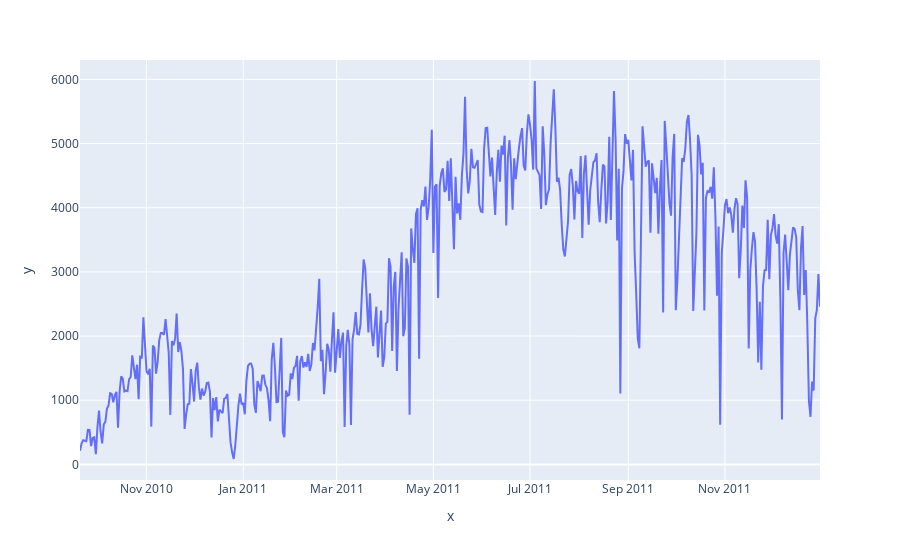

Notebook code cell kept with this figure:
### Code cell
group = df.groupby(by=df['Start date'].dt.date)[['End station number']].count()
group.rename(columns={'End station number': 'rentals'}, inplace=True)
px.line(x=group.index, y=group.rentals)

### Figure 1 — Plotly figure (JSON) as saved in the notebook; plotly's stock layout.template omitted (floating-point values rounded to 4 significant figures; data arrays with more than 128 entries replaced by an {"elided": "..."} marker saying what was removed)
{"data": [{"hovertemplate": "x=%{x}<br>y=%{y}<extra></extra>", "legendgroup": "", "line": {"color": "#636efa", "dash": "solid"}, "marker": {"symbol": "circle"}, "mode": "lines", "name": "", "orientation": "v", "showlegend": false, "type": "scatter", "x": {"elided": "468 str values"}, "xaxis": "x", "y": {"elided": "468 int values"}, "yaxis": "y"}], "layout": {"autosize": true, "legend": {"tracegroupgap": 0}, "margin": {"t": 60}, "xaxis": {"anchor": "y", "autorange": true, "domain": [0, 1], "range": ["2010-09-20", "2011-12-31"], "showspikes": false, "title": {"text": "x"}, "type": "date"}, "yaxis": {"anchor": "x", "autorange": true, "domain": [0, 1], "range": [-243.3, 6302.0], "showspikes": false, "title": {"text": "y"}, "type": "linear"}}}
